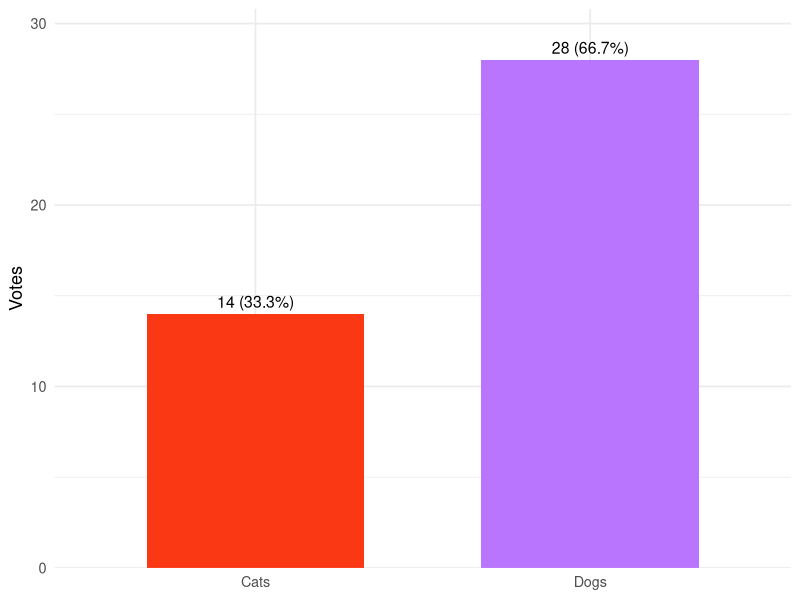
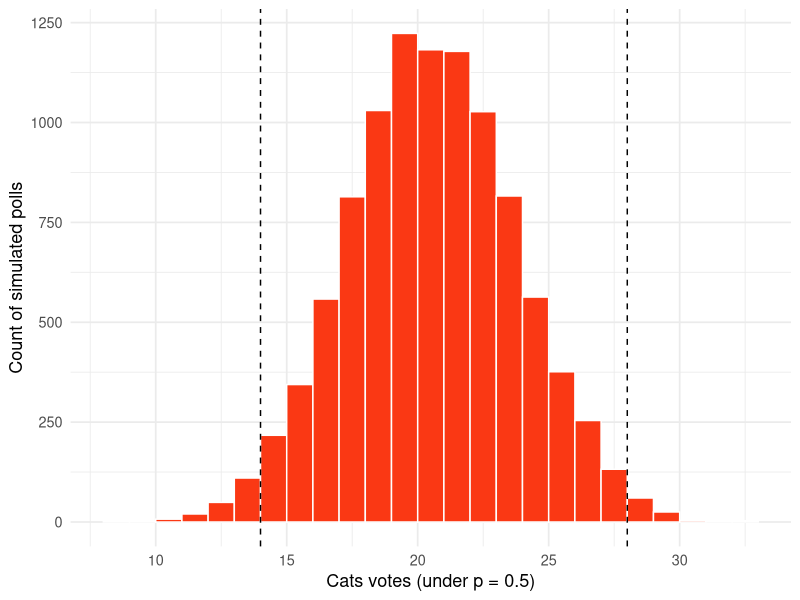
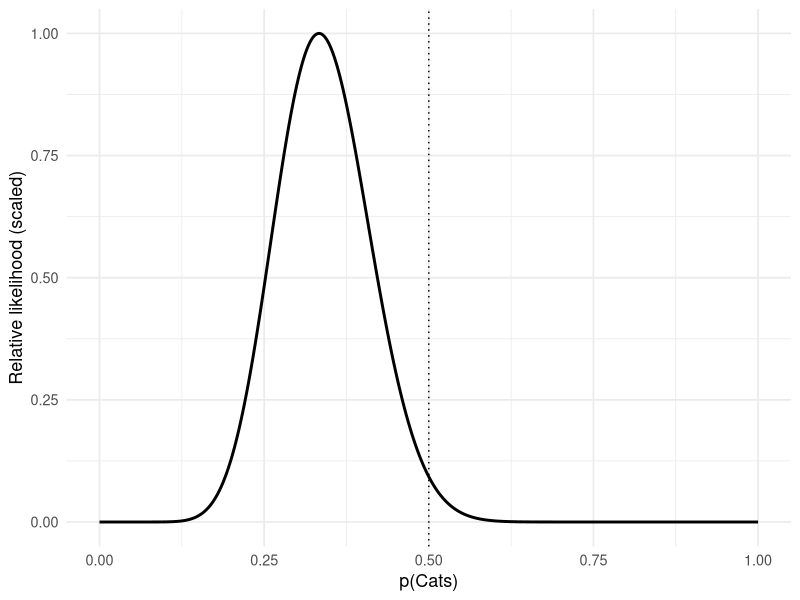
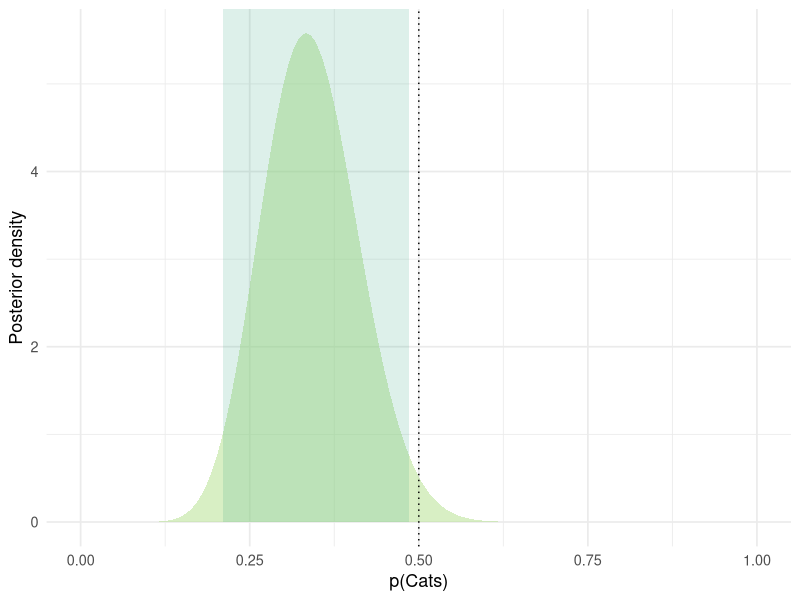
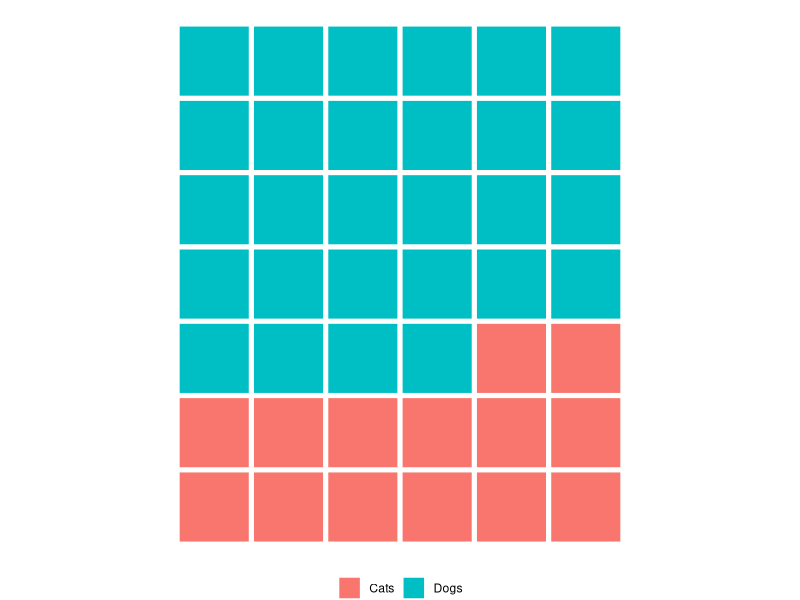

These charts were generated, in order, by the following R code:
## ---- chunk 1
library(tidyverse)
library(scales)

results = readxl::read_xlsx(here::here("whiteboardpollresults.xlsx")) %>%
  filter(question == "2") %>%
  mutate(share = votes / sum(votes))

N = sum(results$votes)
p_cats = results$share[results$option == "Cats"]
p_dogs = results$share[results$option == "Dogs"]
## ---- chunk 2
#| label: fig-bar
#| fig-cap: "Votes and shares for Cats vs Dogs."
#| fig-width: 6
#| fig-height: 4
results %>%
  ggplot(aes(x = fct_reorder(option, votes), y = votes, fill = option)) +
  geom_col(width = 0.65, show.legend = FALSE) +
  geom_text(aes(label = paste0(votes, " (", percent(share, accuracy = 0.1), ")")),
            vjust = -0.5, size = 4) +
  scale_y_continuous(expand = expansion(mult = c(0, 0.1))) +
  scale_fill_manual(values = c("Cats" = "#fa3814", "Dogs" = "#ba75ff")) +
  labs(x = NULL, y = "Votes") +
  theme_minimal(base_size = 13)
## ---- chunk 3
bt = binom.test(x = 14, n = N, p = 0.5, alternative = "two.sided")
bt
## ---- chunk 4
ci_p = bt$conf.int
ci_margin = 1 - 2 * ci_p
ci_margin
## ---- chunk 5
#| label: fig-sim-null
#| fig-cap: "Simulated Cats counts under a 50/50 world (10,000 polls, N = 42). The observed 14 is marked."
#| fig-width: 7
#| fig-height: 4
M = 10000
sim_cats_null = rbinom(M, size = N, prob = 0.5)

tibble(cats_votes = sim_cats_null) %>%
  ggplot(aes(x = cats_votes)) +
  geom_histogram(binwidth = 1, fill = "#fa3814", color = "white", boundary = 0) +
  geom_vline(xintercept = 14, linetype = "dashed", color = "black") +
  geom_vline(xintercept = N - 14, linetype = "dashed", color = "black") +
  labs(x = "Cats votes (under p = 0.5)", y = "Count of simulated polls") +
  theme_minimal(base_size = 13)
## ---- chunk 6
mean(sim_cats_null <= 14 | sim_cats_null >= (N - 14))
## ---- chunk 7
#| label: fig-likelihood
#| fig-cap: "Binomial likelihood L(p) for p(Cats) given 14/42 (scaled to max = 1)."
#| fig-width: 6
#| fig-height: 4
p_grid = seq(0, 1, length.out = 1001)
lik = dbinom(14, size = N, prob = p_grid)
lik = lik / max(lik)

tibble(p = p_grid, likelihood = lik) %>%
  ggplot(aes(p, likelihood)) +
  geom_line(linewidth = 1) +
  geom_vline(xintercept = 0.5, linetype = "dotted") +
  labs(x = "p(Cats)", y = "Relative likelihood (scaled)") +
  theme_minimal(base_size = 13)
## ---- chunk 8
#| label: fig-posterior
#| fig-cap: "Posterior for p(Cats) with Beta(1,1) prior (posterior = Beta(15,29))."
#| fig-width: 6
#| fig-height: 4
post_a = 15
post_b = 29
post_ci = qbeta(c(0.025, 0.975), post_a, post_b)
prob_dogs_lead = pbeta(0.5, post_a, post_b)   # Pr[p(Cats) < 0.5]

tibble(p = p_grid, density = dbeta(p_grid, post_a, post_b)) %>%
  ggplot(aes(p, density)) +
  geom_area(fill = "#b2df8a", alpha = 0.5) +
  geom_vline(xintercept = 0.5, linetype = "dotted") +
  annotate("rect",
           xmin = post_ci[1], xmax = post_ci[2],
           ymin = 0, ymax = Inf, alpha = 0.15, fill = "#1b9e77") +
  labs(x = "p(Cats)", y = "Posterior density") +
  theme_minimal(base_size = 13)
## ---- chunk 9
M = 20000
p_draws = rbeta(M, post_a, post_b)
cats_next = rbinom(M, size = N, prob = p_draws)

pp_cat_win = mean(cats_next > N/2)
pp_tie = mean(cats_next == N/2)
pp_dog_win = 1 - pp_cat_win - pp_tie

c(pp_cat_win = pp_cat_win, pp_tie = pp_tie, pp_dog_win = pp_dog_win)
## ---- chunk 10
# Jeffreys BF10 = [Beta(x+0.5, n-x+0.5)/Beta(0.5,0.5)] / (0.5^n)
x = 14; n = N
log_BF10 = lbeta(x + 0.5, n - x + 0.5) - lbeta(0.5, 0.5) + n * log(2)
BF10 = exp(log_BF10)
BF10
## ---- chunk 11
# Risk difference (share margin)
rd = p_dogs - p_cats

# Risk ratio (share ratio)
rr = p_dogs / p_cats

# Odds for Dogs (Dogs vs Cats)
odds_dogs = p_dogs / (1 - p_dogs)  # equals 2

# Cohen's h for proportions: 2*asin(sqrt(p1)) − 2*asin(sqrt(p2))
cohens_h = 2*asin(sqrt(p_dogs)) - 2*asin(sqrt(p_cats))  # positive in favor of Dogs
c(risk_difference = rd, risk_ratio = rr, odds_dogs = odds_dogs, cohens_h = cohens_h)
## ---- chunk 12
#| label: fig-waffle
#| fig-cap: "Waffle chart: 42 voters, Cats = 14, Dogs = 28."
#| fig-width: 6
#| fig-height: 4
rows = 7
cols = 6

waffle = tibble(
  id = 1:N,
  option = c(rep("Dogs", 28), rep("Cats", 14))
) %>%
  mutate(
    row = (id - 1) %/% cols + 1,
    col = (id - 1) %% cols + 1
  )

waffle %>%
  ggplot(aes(x = col, y = rows - row + 1, fill = option)) +
  geom_tile(color = "white", linewidth = 0.5, width = 0.95, height = 0.95) +
  scale_fill_manual(values = c("Cats" = "#f8766d", "Dogs" = "#00bfc4")) +
  coord_equal() +
  labs(x = NULL, y = NULL, fill = NULL) +
  theme_void() +
  theme(legend.position = "bottom")
